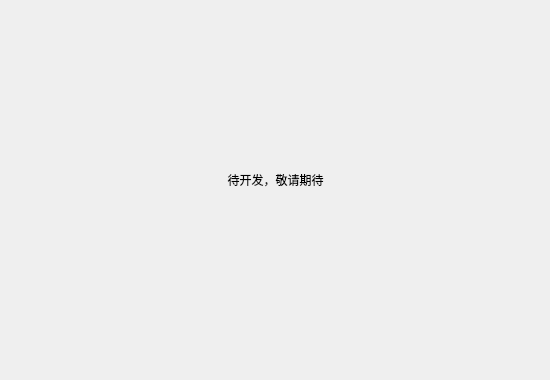
<?xml version="1.0" encoding="UTF-8"?>
<ui version="4.0">
 <class>HelpDialog</class>
 <widget class="QWidget" name="HelpDialog">
  <property name="geometry">
   <rect>
    <x>0</x>
    <y>0</y>
    <width>550</width>
    <height>380</height>
   </rect>
  </property>
  <property name="minimumSize">
   <size>
    <width>550</width>
    <height>380</height>
   </size>
  </property>
  <property name="maximumSize">
   <size>
    <width>550</width>
    <height>380</height>
   </size>
  </property>
  <property name="windowTitle">
   <string>帮助文档</string>
  </property>
  <widget class="QLabel" name="label">
   <property name="geometry">
    <rect>
     <x>10</x>
     <y>170</y>
     <width>531</width>
     <height>20</height>
    </rect>
   </property>
   <property name="text">
    <string>待开发，敬请期待</string>
   </property>
   <property name="alignment">
    <set>Qt::AlignCenter</set>
   </property>
  </widget>
 </widget>
 <resources/>
 <connections/>
</ui>
